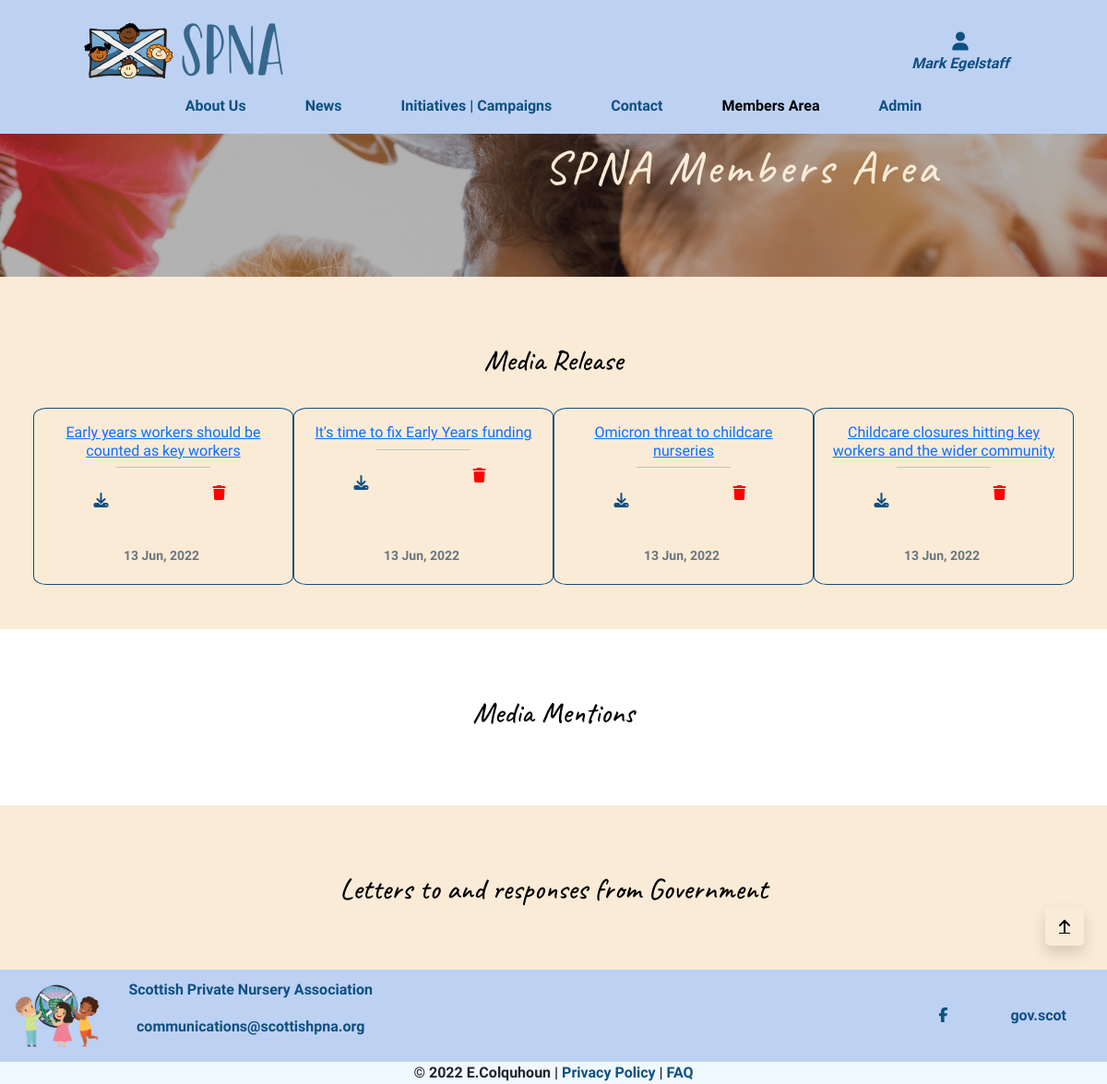
The app's page /member/ (signed in) with its own data.
### member/models.py (models this page shows, shortened)
class SPNAMember(models.Model):
    M = 'Monthly'
    M6 = 'Six Monthly'
    Y = 'Yearly'
    PLAN = (
        (M, '£10 monthly'),
        (M6, '£55 six monthly'),
        (Y, '£100 yearly'),
    )
    user = models.OneToOneField(User, on_delete=models.CASCADE, primary_key=True)
    nursery = models.CharField(max_length=255)
    fullname = models.CharField(max_length=50, null=False, blank=False, default='')
    street_address1 = models.CharField(max_length=80, null=False, blank=False)
    town_or_city = models.CharField(max_length=40, null=False, blank=False)
    postcode = models.CharField(max_length=20, null=True, blank=True)
    country = CountryField(blank_label='Country', null=True, blank=True)
    phone = models.CharField(max_length=15, null=True, blank=True)
    subscription = models.CharField(max_length=16, choices=PLAN, default=1, null=False, blank=False)
    paid_until = models.DateField(null=True, blank=True)
    paid = models.BooleanField(null=True, blank=True, default=False)
    stripe_id = models.CharField(max_length=255)
    sub_id = models.CharField(max_length=255)
    has_cancelled = models.BooleanField(default=False)
    objects = UserManager()

class Document(models.Model):
    CATEGORIES = (
    ('1', 'Media Releases'),
    ('2', 'Media Mentions'),
    ('3', 'Letters to and responses from Government'))
    class Meta:
        verbose_name_plural = "Documents"
    title = models.CharField(max_length=255, null=True, blank=True)
    category = models.CharField(
        max_length=20,
        choices=CATEGORIES,
        default=False)
    doc = models.FileField(upload_to='uploads/')
    date_uploaded = models.DateTimeField(auto_now_add=True)
    objects = UserManager()

### member/views.py (the view)
# urls.py: path('', views.member_area, name='member_area_page'),
@login_required
def member_area(request):
    if not request.user.spnamember.paid:
        messages.error(request, "Sorry only SPNA Members can access this page.")
        return redirect(reverse('home'))
    docs = Document.objects.all()
    context = {
        'docs': docs,
    }
    return render(request, 'member/member-area.html', context)

### contact/context.py (called while the page is built)
def contact_modal(request):
    article = Articles.objects.all()
    doc = Document.objects.all()
    members = SPNAMember.objects.all()
    contacts = Contact.objects.all()
    contact_form = ContactForm()
    context = {
        'contact_form': contact_form,
        'contacts': contacts,
        'article': article,
        'doc': doc,
        'members':members,
    }
    return context

### home/templatetags/tags.py (called while the page is built)
@register.simple_tag
def active(request, pattern):
    import re
    if re.search(pattern, request.path):
        return 'active' if pattern == request.path else ''
    return ''

### member/templates/member/member-area.html (shortened to what this page needs)
{% extends "base.html" %}
{% load static %}
{% block extra_css %}
    <link rel="stylesheet prefetch" type="text/css" href="{% static 'member/css/member.css' %}">
{% endblock %}
{% block page_header %}
    <div class="container-fluid header-container">
    </div>
{% endblock %}
{% block content %}
<section id="member-image-section">
    <div class="overlay">
        <div class="container-fluid h-100">
            <div class="row h-100">
                <div id="member-text-container"class="col-12 my-auto">
                    <h1 id="member-text" class="title-text">SPNA Members Area</h1>
                </div>
            </div>
        </div>
    </div>
</section>
<section id="documents-section" class="">
    <div id="doc-1-row" class="row text-center p-1 p-sm-5 bg-ant-white">
        <div class="cat-title col-12 p-4">
            <h2 class="category-title">Media Release</h2>
        </div>
        {% for doc in docs %}
            {% if doc.category == '1' %}
                <div class="document col-12 col-md-3 mx-auto my-auto position-relative">
                    <div class="doc-1-title" class="pt-4">
                        <h3 class="doc-title">
                            <a target="_blank" href="{{doc.doc.url}}">{{doc.title}}</a>
                        </h3>
                        <hr class="small-hr">
                    </div>
                    <div class="doc-1-ancil pt-2 d-flex justify-content-around">
                        <div class="pt-3">
                            <a download href="{{doc.doc.url}}"><i class="fas fa-download"></i></a>
                        </div>
                        {% if request.user.is_authenticated %}
                        {% if request.user.is_superuser %}
                        <div class="pt-2">
                            <a class="delete-doc-button p-2" data-bs-toggle="modal" data-name="{{doc.id}}" data-bs-target="#delete-doc-modal"><i class="fas fa-trash"></i></a>
                        </div>
                        {% endif %}
                        {% endif %}
                    </div>
                    <div class="date-holder position-absolute text-center">
                        <p class="text-muted pt-1">
                            <small>
                                {{doc.date_uploaded | date:"d M, Y"}}
                            </small>
                        </p>
                    </div>
                </div>
            {% endif %}
         {% endfor %}
    </div>
    <div id="doc-2-row" class="row text-center p-1 p-sm-5">
        <div class="cat-title col-12 p-4">
            <h2 class="category-title">Media Mentions</h2>
        </div>
    </div>
    <div class="doc-3-row row text-center p-1 p-sm-5 bg-ant-white">
        <div class="cat-title col-12 p-4">
            <h2 class="category-title">Letters to and responses from Government</h2>
        </div>
    </div>
</section>
{% endblock %}

### templates/base.html (shortened to what this page needs)
{% load static %}
{% load crispy_forms_tags %}
{% load tags %}
{% url 'news_page' as news %}
{% url 'profile_page' as profile %}
{% url 'member_area_page' as member_area %}
<!DOCTYPE html>
<html lang="en">
    <head>
        {% block corecss %}
        <link rel="stylesheet prefetch"  type="text/css" href="https://cdnjs.cloudflare.com/ajax/libs/tiny-slider/2.9.4/tiny-slider.css">
        <link href="https://cdn.jsdelivr.net/npm/bootstrap@5.1.3/dist/css/bootstrap.min.css" rel="stylesheet prefetch">
        <link rel="stylesheet prefetch" type="text/css" href="{% static 'css/base.css' %}">
        {% endblock %}
        {% block extra_css %}
        {% endblock %}
    </head>
    <body>
        <header class="fixed-top bg-blue">
            <div class="container-fluid">
                <div id="topnav" class="row pt-lg-2 d-none d-lg-flex g-0">
                    <div class="col-12 col-md-8 mx-auto my-auto py-1 py-lg-0">
                        <a href="{% url 'home' %}" class="nav-link main-logo-link">
                            <img src="{% get_media_prefix %}images/logo.png" alt="SPNA Logo">
                        </a>
                    </div>
                    <div class="col-12 col-md-2 mx-auto my-auto py-lg-0">
                        <div class="text-center other-nav" data-bs-toggle="dropdown">
                            <div><i class="fas fa-user fa-lg"></i></div>
                            <p class="my-0 link-text">
                                {% if request.user.is_authenticated %}<span class="italic">{{user.spnamember.fullname}}</span>{% else %}Join/Login{% endif %}</p>
                        </div>
                            {% include 'includes/account/spna_login.html' %}
                    </div>
                </div>
                <div class="row g-0 cover">
                    <div class="col-12 col-lg-12 mx-auto">
                        <nav class="navbar navbar-expand-lg my-auto bg-blue h-100 w-100" id="navbarNav">
                            <div class="collapse navbar-collapse" id="main-nav">
                                <ul class="navbar-nav my-auto sticky-top">
                                    <li class="nav-item">
                                        <a href="{% url 'about' %}" class="{% if '/about/' in request.path %}active{% endif %}">About Us</a>
                                    </li>
                                    <li class="nav-item ">
                                        <a href="{{news}}" class="{% active request news %}">News</a>
                                    </li>
                                    <li class="nav-item">
                                        <a href="{% url 'initiatives_page' %}" class="{% if '/initiatives/' in request.path %}active{% endif %}">Initiatives | Campaigns</a>
                                    </li>
                                    <li class="nav-item">
                                        <a id="contact-button" data-bs-toggle="modal" data-bs-target="#myModal" href="#myModal">Contact</a>
                                    </li>
                                    {% if request.user.is_authenticated %}
                                        {% if request.user.spnamember.paid %}
                                        <li class="nav-item">
                                            <a href="{{member_area}}" class="{% active request member_area %}">Members Area</a>
                                        </li>
                                        {% endif %}
                                    {% endif %}
                                    {% if request.user.is_authenticated %}
                                        {% if request.user.is_superuser %}
                                        <li class="nav-item">
                                            <a href="{% url 'spna_admin' %}" class="{% if '/spna_admin/' in request.path %}active{% endif %}">Admin</a>
                                        </li>
                                        {% endif %}
                                            {% url 'profile' possible_attribute as url %}
                                    {% endif %}
                                </ul>
                            </div>
                        </nav>
                    </div>
                </div>
            </div>
        </header>
        {% block page_header %}
        {% endblock %}
        {% block content %}
        {% endblock %}
        <div class="btt-button shadow rounded-3" aria-labelledby="Back to top">
            <a id="btt-link"class="btt-link d-flex h-100" href="#" aria-label="Back to top button">
                <i id="btt-arrow" class="fas fa-arrow-up text-black mx-auto my-auto"></i>
            </a>
        </div>
        <footer class=" fixed-bottom">
            <div id="footer" class="container-fluid bg-blue">
                <div id="footer-row" class="row g-0">
                    <div class="col-12 col-lg-8">
                        <div class="d-none d-lg-inline-block">
                            <img class="pl-3" src="{% get_media_prefix %}images/cropped-SPNA_logo_icon.png" width="100px" height="100px" alt="Cropped SPNA logo">
                        </div>
                        <div class="d-block d-lg-inline-block text-center align-middle">
                            <p class="footer-logo text-blue text-center d-none d-md-block">Scottish Private Nursery Association
                            </p>
                            <p class="d-none d-lg-inline-block">
                                <a class="email-link" aria-label="Send an email link" href="mailto:communications@scottishpna.org">communications@scottishpna.org</a>
                            </p>
                        </div>
                    </div>
                    <div id="social-holder" class="col-12 col-lg-4 text-center d-flex">
                        <ul class="social-networks text-blue">
                            <li><a href="https://www.facebook.com/ScottishPNA" class="socials" target="_blank" rel="noopener" aria-label="Visit our Facebook page (opens in a new tab)"><i class="fab fa-facebook-f"></i></a></li>
                            <li><a href="https://www.gov.scot/policies/early-education-and-care/" class="socials" target="_blank" rel="noopener" aria-label="Link to the scottish government childcare page">gov.scot</a></li>
                        </ul>
                    </div>
                </div>
                <div id="inner-lower-footer" class="row">
                    <div class="col-12 text-center">
                        <span><p class="d-inline-block p-0 m-0">&copy 2022 E.Colquhoun</p> | <a id="privacy-policy" href="https://www.privacypolicygenerator.info/live.php?token=cq6yVuA7P1JMIN7gPPh7RXMo1xDmhY6m" target="_blank" rel="noopener">Privacy Policy</a>
                            | <a class="p-0" id="faq-button" data-bs-toggle="modal" data-bs-target="#faqModal" href="#faqModal">FAQ</a></span>
                    </div>
                </div>
            </div>
        </footer>
    </body>
</html>

### static/css/base.css (style rules this page uses)
html { height: 100%; width: 100%; scroll-behavior: smooth; }
body { font-family: 'Raleway', sans-serif; font-weight: 600; overflow-y: auto; padding-bottom: 50px; }
.row { padding: 0; }
ul { padding: 0; margin: 0; }
.header-container { padding-top: 50px; }
.overlay { position: absolute; top: 0; left: 0; height: 100%; width: 100%; background-color: rgba(0,0,0,0.3); }
.fixed-top { z-index: 10; }
#topnav { height: 85px; }
.nav-item a { text-decoration: none; padding: 0 2rem; color: #0f5081; }
.nav-item .active { color: black ; }
.cover { min-height: 60px; }
#main-nav { justify-content: center; }
footer a { text-decoration: none; color: #0f5081; padding: 0 2rem; }
.bg-blue { background-color: #bdd1f3; }
.text-blue { color:#0f5081; }
.bg-ant-white { background-color: antiquewhite; }
.title-text { color: antiquewhite; font-size: 50px; font-family: 'Caveat', cursive; letter-spacing: 4px; line-height: 2; }
#footer { position: absolute; bottom: 0; align-items: center; height: fit-content; }
#privacy-policy { padding: unset; }
#inner-lower-footer { background-color: aliceblue; max-height: max-content; }
.social-networks > li { display: inline; }
#social-holder { display: flex; flex-direction: column; justify-content: center; align-items: flex-end; }
.italic { font-style: italic; }
.small-hr { width: 40%; color: #0f5081; margin: auto; }
#btt-arrow { mix-blend-mode: difference; color: antiquewhite; }
.btt-button { height: 42px; width: 42px; position: fixed; bottom: 150px; right: 25px; }
.btt-link { cursor: pointer; color: black; }
.fas, .link-text { color: #0f5081; }
.main-logo-link { width: fit-content; }
@media (min-width: 992px) { .header-container { padding-top: 100px; } }
@media (min-width: 992px) { body { padding-bottom: 112px; } }

### member/static/member/css/member.css (style rules this page uses)
#member-image-section { background: url('/media/images/huddle.png') no-repeat center; background-color: rgb(236, 136, 136); background-size: cover; height: 25vh; width: 100vw; position: relative; }
#member-text { position: absolute; bottom: 30%; right: 15%; }
#member-text-container { position: relative; width: 100%; height: 100%; }
#documents-section { min-height: fit-content; max-height: 1800px; overflow-y: auto; }
.document { min-height: 12rem; border: 1px solid #0f5081; border-radius: 5%; }
.category-title { color: black; font-family: 'Caveat', cursive; }
.doc-title { color: black; font-size: unset; padding-top: 1em; }
.delete-doc-button i { color: red; }
.date-holder { bottom: 2%; margin: 0 auto; width: 90%; }
* { box-sizing: border-box; }

### records on screen
Document: title "Early years workers should be counted as key workers", date_uploaded "13 Jun, 2022"
Document: title "It's time to fix Early Years funding", date_uploaded "13 Jun, 2022"
Document: title "Omicron threat to childcare nurseries", date_uploaded "13 Jun, 2022"
Document: title "Childcare closures hitting key workers and the wider community", date_uploaded "13 Jun, 2022"

### other values on screen
{{ user.spnamember.fullname }} "Mark Egelstaff"
